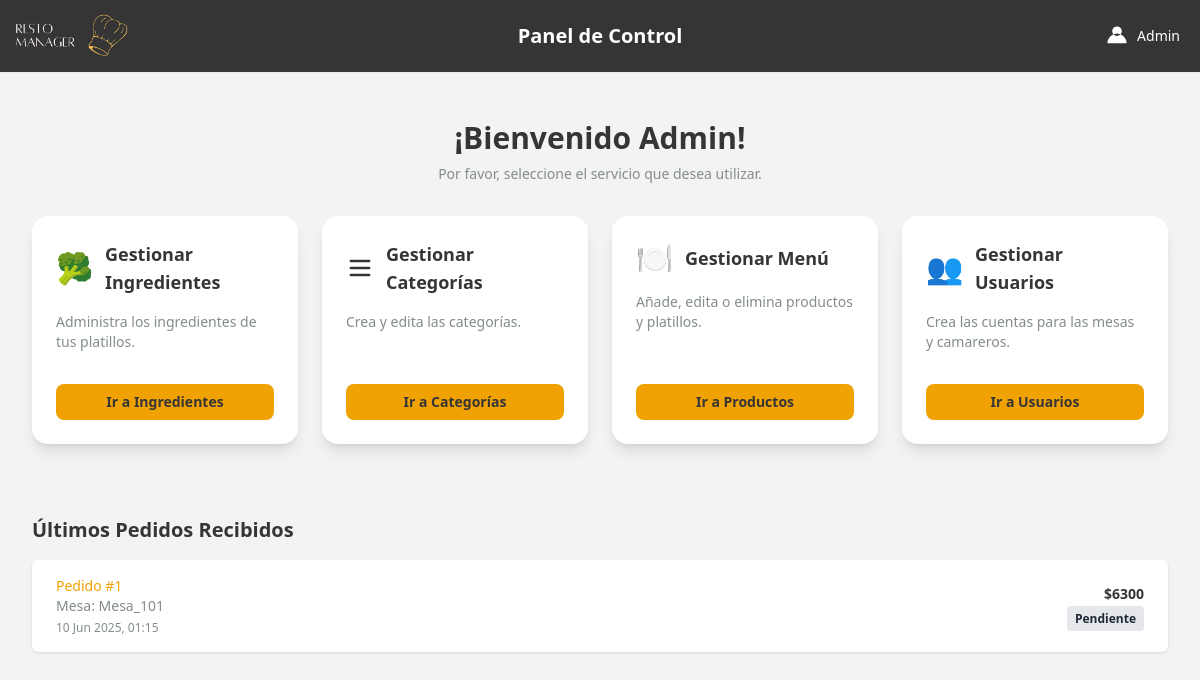
Page /dashboard/ (signed in) on the committed database.
### restaurante_app/models.py (models this page shows, shortened)
class Usuario(AbstractUser):
    first_name = None
    last_name = None
    ROL_CHOICES = (('MESA', 'Mesa'), ('ENCARGADO', 'Encargado'), ('CAMARERO', 'Camarero'))
    rol = models.CharField(max_length=10, choices=ROL_CHOICES, default='MESA')
    objects = UsuarioManager()

class Pedido(models.Model):
    usuario = models.ForeignKey(Usuario, on_delete=models.SET_NULL, null=True)
    fecha_hora = models.DateTimeField(auto_now_add=True)
    ESTADO_CHOICES = (
    ('PENDIENTE', 'Pendiente'),
    ('ENTREGADO', 'Entregado'),
    ('PAGADO', 'Pagado'),
    ('CANCELADO', 'Cancelado'),)
    estado = models.CharField(max_length=20, choices=ESTADO_CHOICES, default='PENDIENTE')
    monto_total = models.IntegerField(default=0)

### restaurante_app/views.py (the view)
# urls.py: path('dashboard/', views.dashboard_encargado_view, name='dashboard'),
@login_required
def dashboard_encargado_view(request):
    if request.user.rol != 'ENCARGADO':
        return redirect('index')
    pedidos_recientes = Pedido.objects.order_by('-fecha_hora')[:10]
    context = {
        'pedidos_recientes': pedidos_recientes
    }
    return render(request, 'app/dashboard.html', context)

### templates/app/dashboard.html (shortened to what this page needs)
{% load static %}
<!DOCTYPE html>
<html lang="es">
<head>
  <script src="https://cdn.tailwindcss.com"></script>
<body class="bg-grisClaro">
    <header class="bg-grisOscuro shadow-sm relative">
    <div class="w-full mx-auto py-2 px-0 flex items-center justify-between relative">
        <div class="flex items-center ml-[-12px]">
        <img src="{% static 'img/imagelogo.png' %}" alt="Logo" class="h-14 w-45">
        </div>
        <h1 class="absolute left-1/2 transform -translate-x-1/2 text-xl font-bold text-white">
        Panel de Control
        </h1>
        <div class="relative mr-5">
        <button id="userMenuButton" class="flex items-center space-x-2 text-white hover:text-gray-200 focus:outline-none">
            <svg xmlns="http://www.w3.org/2000/svg" class="h-6 w-6 text-white" fill="currentColor" viewBox="0 0 20 20">
            <path fill-rule="evenodd" d="M10 2a4 4 0 100 8 4 4 0 000-8zM2 16a8 8 0 1116 0H2z" clip-rule="evenodd" />
            </svg>
            <span class="text-sm font-medium">{{ user.username }}</span>
        </button>
        </div>
    </div>
    </header>
  <main class="max-w-7xl mx-auto py-6 sm:px-6 lg:px-8">
    <div class="px-4 py-6 sm:px-0">
        <div class="flex flex-col items-center mb-8">
        <h2 class="text-3xl font-semibold text-grisOscuro text-center">
            ¡Bienvenido {{ user.username }}!
        </h2>
        <p class="text-sm text-grisMedio mt-2">
            Por favor, seleccione el servicio que desea utilizar.
        </p>
        </div>
        <div class="grid grid-cols-1 sm:grid-cols-2 lg:grid-cols-4 gap-6 mb-12">
        <div class="bg-white shadow-lg rounded-2xl p-6 transition transform hover:scale-[1.03] hover:shadow-xl flex flex-col justify-between">
        <div>
            <div class="flex items-center mb-4">
            <div class="text-3xl mr-3">🥦</div>
            <h3 class="text-lg font-semibold text-grisOscuro">Gestionar Ingredientes</h3>
            </div>
            <p class="text-sm text-grisMedio mb-4">Administra los ingredientes de tus platillos.</p>
        </div>
        <a href="{% url 'gestion_ingredientes' %}"
            class="mt-4 inline-block text-center bg-[#F0A202] text-[#353535] text-sm font-semibold px-4 py-2 rounded-lg transition hover:brightness-105">
            Ir a Ingredientes
        </a>
        </div>
        <div class="bg-white shadow-lg rounded-2xl p-6 transition transform hover:scale-[1.03] hover:shadow-xl flex flex-col justify-between">
        <div>
            <div class="flex items-center mb-4">
            <div class="mr-3">
                <svg xmlns="http://www.w3.org/2000/svg" class="h-7 w-7 text-grisOscuro" fill="none" viewBox="0 0 24 24" stroke="currentColor" stroke-width="2">
                <path stroke-linecap="round" stroke-linejoin="round" d="M4 6h16M4 12h16M4 18h16" />
                </svg>
            </div>
            <h3 class="text-lg font-semibold text-grisOscuro">Gestionar Categorías</h3>
            </div>
            <p class="text-sm text-grisMedio mb-4">Crea y edita las categorías.</p>
        </div>
        <a href="{% url 'gestion_categorias' %}"
            class="mt-4 inline-block text-center bg-[#F0A202] text-[#353535] text-sm font-semibold px-4 py-2 rounded-lg transition hover:brightness-105">
            Ir a Categorías
        </a>
        </div>
        <div class="bg-white shadow-lg rounded-2xl p-6 transition transform hover:scale-[1.03] hover:shadow-xl flex flex-col justify-between">
        <div>
            <div class="flex items-center mb-4">
            <div class="text-3xl mr-3">🍽️</div>
            <h3 class="text-lg font-semibold text-grisOscuro">Gestionar Menú</h3>
            </div>
            <p class="text-sm text-grisMedio mb-4">Añade, edita o elimina productos y platillos.</p>
        </div>
        <a href="{% url 'gestion_productos' %}"
            class="mt-4 inline-block text-center bg-[#F0A202] text-[#353535] text-sm font-semibold px-4 py-2 rounded-lg transition hover:brightness-105">
            Ir a Productos
        </a>
        </div>
        <div class="bg-white shadow-lg rounded-2xl p-6 transition transform hover:scale-[1.03] hover:shadow-xl flex flex-col justify-between">
        <div>
            <div class="flex items-center mb-4">
            <div class="text-3xl mr-3">👥</div>
            <h3 class="text-lg font-semibold text-grisOscuro">Gestionar Usuarios</h3>
            </div>
            <p class="text-sm text-grisMedio mb-4">Crea las cuentas para las mesas y camareros.</p>
        </div>
        <a href="{% url 'gestion_usuarios' %}"
            class="mt-4 inline-block text-center bg-[#F0A202] text-[#353535] text-sm font-semibold px-4 py-2 rounded-lg transition hover:brightness-105">
            Ir a Usuarios
        </a>
        </div>
        </div>
        </div>
    <div>
    <h3 class="text-xl font-semibold text-grisOscuro mb-4">Últimos Pedidos Recibidos</h3>
    <div class="bg-white shadow overflow-hidden rounded-md">
        <ul role="list" class="divide-y divide-gray-200">
        {% for pedido in pedidos_recientes %}
            <li class="px-6 py-4 hover:bg-gray-50 transition rounded-md">
            <div class="flex justify-between items-center">
                <div>
                <p class="text-sm font-medium text-secundario truncate">Pedido #{{ pedido.id }}</p>
                <p class="text-sm text-grisMedio">Mesa: {{ pedido.usuario.username }}</p>
                <p class="text-xs text-grisMedio mt-1">{{ pedido.fecha_hora|date:"d M Y, H:i" }}</p>
                </div>
                <div class="text-right">
                <p class="text-sm text-grisOscuro font-semibold">${{ pedido.monto_total }}</p>
                <p class="text-sm mt-1">
                    {% if pedido.estado == 'pendiente' %}
                    <span class="px-2 py-1 text-xs font-semibold rounded bg-yellow-200 text-yellow-800">{{ pedido.get_estado_display }}</span>
                    {% elif pedido.estado == 'entregado' %}
                    <span class="px-2 py-1 text-xs font-semibold rounded bg-green-200 text-green-800">{{ pedido.get_estado_display }}</span>
                    {% elif pedido.estado == 'cancelado' %}
                    <span class="px-2 py-1 text-xs font-semibold rounded bg-red-200 text-red-800">{{ pedido.get_estado_display }}</span>
                    {% else %}
                    <span class="px-2 py-1 text-xs font-semibold rounded bg-gray-200 text-gray-800">{{ pedido.get_estado_display }}</span>
                    {% endif %}
                </p>
                </div>
            </div>
            </li>
        {% empty %}
            <li class="px-6 py-4">
            <p class="text-center text-grisMedio">No hay pedidos recientes.</p>
            </li>
        {% endfor %}
        </ul>
    </div>
    </div>
  </main>
</body>
</html>

### rows in the picture
Usuario: username "Admin"
Pedido: id "1", usuario.username "Mesa_101", fecha_hora "10 Jun 2025, 01:15", monto_total "6300", estado "Pendiente"
